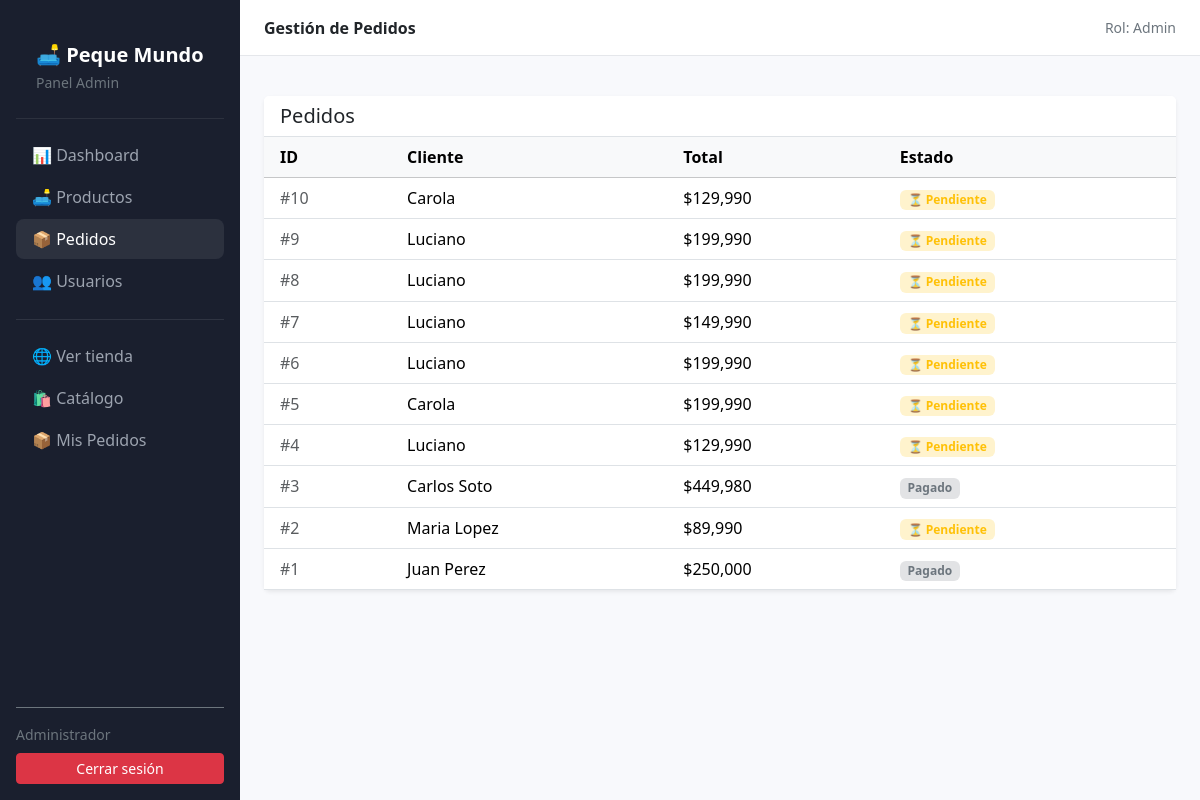
The app's page /admin/pedidos (signed in) with its own data.
### pequemundo/app.py (models this page shows)
class Pedido(db.Model):
    id               = db.Column(db.Integer, primary_key=True)
    cliente          = db.Column(db.String(100), nullable=False)
    cliente_email    = db.Column(db.String(100), nullable=True)
    total            = db.Column(db.Float, nullable=False)
    estado           = db.Column(db.String(30), nullable=False, default='Pendiente')
    vendedor_id      = db.Column(db.Integer, db.ForeignKey('usuario.id'), nullable=True)
    mp_preference_id = db.Column(db.String(200), nullable=True)
    mp_payment_id    = db.Column(db.String(200), nullable=True)
    mp_status        = db.Column(db.String(50), nullable=True)
    items_json       = db.Column(db.Text, nullable=True)
    vendedor         = db.relationship('Usuario', backref='pedidos_vendedor', foreign_keys=[vendedor_id])

### pequemundo/app.py (the view)
@app.route('/admin/pedidos')
@requiere_admin
def pedidos():
    pedidos = Pedido.query.order_by(Pedido.id.desc()).all()
    return render_template('pedidos.html', pedidos=pedidos)

### pequemundo/app.py (called while the page is built)
def requiere_admin(f):
    @wraps(f)
    def decorado(*args, **kwargs):
        if session.get('rol') != 'Admin':
            flash('Debes iniciar sesión como administrador.', 'danger')
            return redirect(url_for('login'))
        return f(*args, **kwargs)
    return decorado

### pequemundo/templates/pedidos.html (shortened to what this page needs)
{% extends "admin_base.html" %}
{% block topbar_titulo %}Gestión de Pedidos{% endblock %}
{% block contenido %}
<div class="card border-0 shadow-sm">
  <div class="card-header bg-white border-bottom">
    <h5 class="mb-0">Pedidos</h5>
  </div>
  <div class="card-body p-0">
    <table class="table table-hover mb-0">
      <thead class="table-light">
        <tr>
          <th class="ps-3">ID</th>
          <th>Cliente</th>
          <th>Total</th>
          <th>Estado</th>
        </tr>
      </thead>
      <tbody>
        {% for p in pedidos %}
        <tr>
          <td class="ps-3 text-muted">#{{ p.id }}</td>
          <td>{{ p.cliente }}</td>
          <td class="fw-medium">${{ "{:,.0f}".format(p.total) }}</td>
          <td>
            {% if p.estado == 'Pendiente' %}
              <span class="badge bg-warning-subtle text-warning">⏳ Pendiente</span>
            {% elif p.estado == 'Enviado' %}
              <span class="badge bg-info-subtle text-info">🚚 Enviado</span>
            {% elif p.estado == 'Entregado' %}
              <span class="badge bg-success-subtle text-success">✅ Entregado</span>
            {% else %}
              <span class="badge bg-secondary-subtle text-secondary">{{ p.estado }}</span>
            {% endif %}
          </td>
        </tr>
        {% else %}
        <tr><td colspan="4" class="text-center text-muted py-4">No hay pedidos registrados.</td></tr>
        {% endfor %}
      </tbody>
    </table>
  </div>
</div>
{% endblock %}

### records on screen
Pedido: id "10", cliente "Carola", total "129,990", estado "⏳ Pendiente"
Pedido: id "9", cliente "Luciano", total "199,990", estado "⏳ Pendiente"
Pedido: id "8", cliente "Luciano", total "199,990", estado "⏳ Pendiente"
Pedido: id "7", cliente "Luciano", total "149,990", estado "⏳ Pendiente"
Pedido: id "6", cliente "Luciano", total "199,990", estado "⏳ Pendiente"
Pedido: id "5", cliente "Carola", total "199,990", estado "⏳ Pendiente"
Pedido: id "4", cliente "Luciano", total "129,990", estado "⏳ Pendiente"
Pedido: id "3", cliente "Carlos Soto", total "449,980", estado "Pagado"
Pedido: id "2", cliente "Maria Lopez", total "89,990", estado "⏳ Pendiente"
Pedido: id "1", cliente "Juan Perez", total "250,000", estado "Pagado"

### other values on screen
{{ session.get('usuario', 'Admin') }} "Administrador"
{{ session.get('rol', '') }} "Admin"
